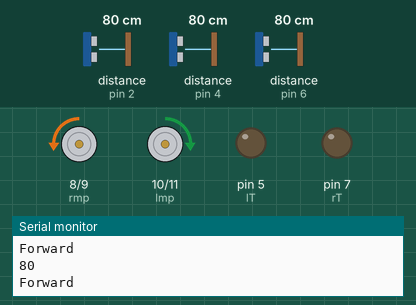
This sketch was run on a simulated Arduino Uno, built with avr-gcc and run on an emulated ATmega328P. Parts: motor-driver pin pairs drawn as motors (green arrow = first pin HIGH = forward, orange = second pin HIGH = backward, longer = more drive), output pins drawn as LEDs (lit = HIGH), the last lines printed to the serial monitor. Inputs (shaded band) come from the test bench; at power-on: distance to the obstacle (sensors on pin 2, pin 4, pin 6) 80 cm. The echo pulse lasts 58.3 µs per cm; pins used as bus, display or sensor lines are not drawn.

Above: at 1.2 s.
1.3 s: distance to the obstacle (sensor on pin 2) set to 32 cm
2.8 s: distance to the obstacle (sensor on pin 2) set to 27 cm
At 2.93 s:
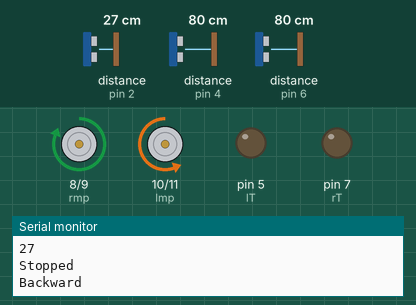
5.8 s: distance to the obstacle (sensor on pin 2) set to 35 cm
8.8 s: distance to the obstacle (sensor on pin 2) set to 2 cm
At 8.93 s:
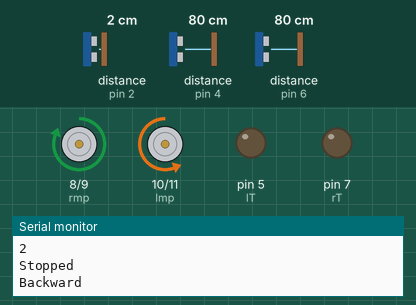
11.8 s: distance to the obstacle (sensor on pin 4) set to 22 cm
14.8 s: distance to the obstacle (sensor on pin 4) set to 17 cm
At 14.92 s:
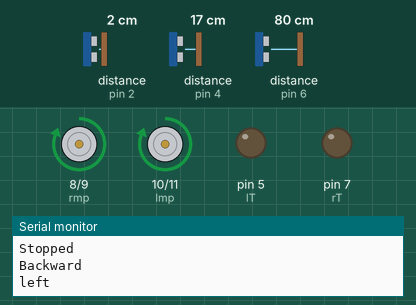
Timing chart, 0 to 18.8 s (numbered marks = the images above; inputs shaded):
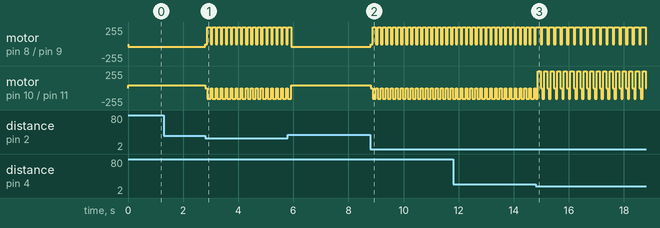

Measured:
- the behaviour switches between 30 and 29 cm on distance to the obstacle (sensor on pin 2) (found by bisection; images 0 and 1)
- the behaviour switches between 20 and 19 cm on distance to the obstacle (sensor on pin 4) (found by bisection; images 2 and 3)
- after the input at 2.8 s, motor on pin 8 (rmp) / pin 9 (rmn): alternates forward 255/255 for 0.12 s and stopped for 0.06 s, starting at once; motor on pin 10 (lmp) / pin 11 (lmn): alternates backward 160/255 for 0.12 s and stopped for 0.06 s, starting at once
- after the input at 8.8 s, motor on pin 8 (rmp) / pin 9 (rmn): alternates forward 255/255 for 0.12 s and stopped for 0.06 s, starting at once; motor on pin 10 (lmp) / pin 11 (lmn): alternates backward 160/255 for 0.12 s and stopped for 0.06 s, starting at once
- after the input at 14.8 s, motor on pin 8 (rmp) / pin 9 (rmn): alternates forward 255/255 for 0.18 s and stopped for 0.06 s, starting after 0.18 s

The sketch:

sketch7.ino
```cpp
#define lmp 10
#define lmn 11
#define rmp 8
#define rmn 9
#define a 40

#define rT 7//right
#define rE 6
#define lT 5//left
#define lE 4
#define fT 3//front
#define fE 2
int duration=0,cm=0;
int f;
void setup() {
  // put your setup code here, to run once:
Serial.begin(9600);

  pinMode(lmp,OUTPUT);
  pinMode(lmn,OUTPUT);
  pinMode(rmp,OUTPUT);
  pinMode(rmn,OUTPUT);


  pinMode(lT,OUTPUT);
  pinMode(lE,INPUT);

  pinMode(rT,OUTPUT);
  pinMode(rE,INPUT);

  pinMode(fT,OUTPUT);
  pinMode(fE,INPUT);


}

void loop() {
  // put your main code here, to run repeatedly:

 digitalWrite(fT,LOW);
 delayMicroseconds(2);
 digitalWrite(fT,HIGH);
 delayMicroseconds(5);
 digitalWrite(fT,LOW);

 duration=pulseIn(fE,HIGH);
 cm=duration/29/2;
 Serial.println(cm);
 if(cm<30)
 {
  stops();
  delay(60);
  backward();
  delay(60);

  f= scanRight();
  if(f<20)
  {
    right();
    delay(60);
  }
  else
  {
    f=scanLeft();
    if(f<20)
    {
      left();
      delay(60);
    }
    else
    {
      //f=scanFront();
      backward();
    }

  }


  //right();


  delay(50);
 }
 else
 {
 forward();
 delay(10);
 }
}


 void backward()
  {
  analogWrite(lmp,0);
  analogWrite(lmn,4*a);
  analogWrite(rmn,0);
  analogWrite(rmp,4*a);
  Serial.println("Backward");
  }
  void stops()
  {
  analogWrite(lmp,0);
  analogWrite(lmn,0);
  analogWrite(rmn,0);
  analogWrite(rmp,0);

  Serial.println("Stopped");
  }
void forward()
{
  analogWrite(lmp,a);
  analogWrite(lmn,0);
  analogWrite(rmn,a);
  analogWrite(rmp,0);

  Serial.println("Forward");
}

void left()
{
  analogWrite(lmp,15*a);
  analogWrite(lmn,0);
  analogWrite(rmn,0);
  analogWrite(rmp,15*a);
  Serial.println("left");

}

void right()
{
  analogWrite(lmp,0);
  analogWrite(lmn,15*a);
  analogWrite(rmn,15*a);
  analogWrite(rmp,0);
  Serial.println("right");
}

//Function definitions are in next tab

int scanRight()
{
digitalWrite(rT,LOW);
 delayMicroseconds(2);
 digitalWrite(rT,HIGH);
 delayMicroseconds(5);
 digitalWrite(rT,LOW);

 duration=pulseIn(rE,HIGH);
 cm=duration/29/2;
 return cm;

}
int scanLeft()
{
  digitalWrite(lT,LOW);
 delayMicroseconds(2);
 digitalWrite(lT,HIGH);
 delayMicroseconds(5);
 digitalWrite(lT,LOW);

 duration=pulseIn(lE,HIGH);
 cm=duration/29/2;
 return cm;
}
```
